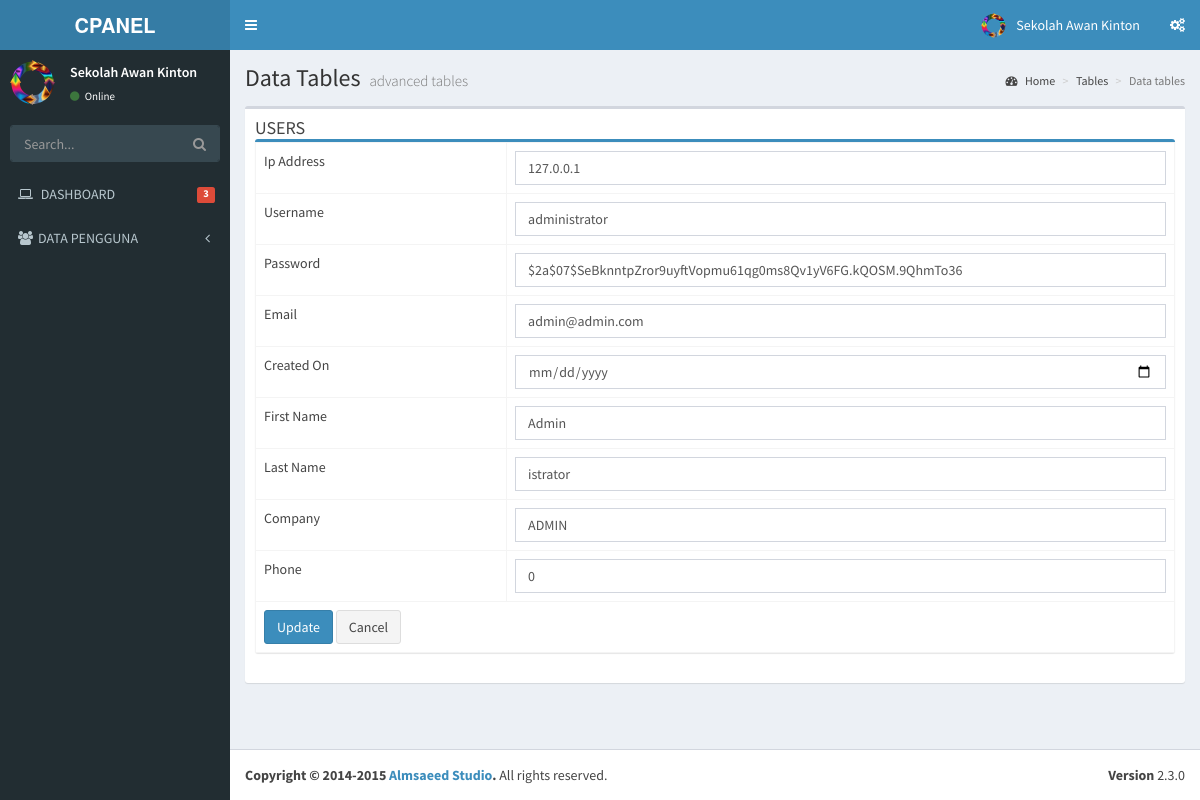
Screenshot of /users/update/1 with the database file from the repository.
### tables this page shows
CREATE TABLE `menu` (
  `id` int(11) NOT NULL,
  `name` varchar(50) NOT NULL,
  `link` varchar(50) NOT NULL,
  `icon` varchar(30) NOT NULL,
  `is_active` int(1) NOT NULL,
  `is_parent` int(1) NOT NULL
);

CREATE TABLE `users` (
  `id` int(11) UNSIGNED NOT NULL,
  `ip_address` varchar(15) NOT NULL,
  `username` varchar(100) DEFAULT NULL,
  `password` varchar(255) NOT NULL,
  `salt` varchar(255) DEFAULT NULL,
  `email` varchar(100) NOT NULL,
  `activation_code` varchar(40) DEFAULT NULL,
  `forgotten_password_code` varchar(40) DEFAULT NULL,
  `forgotten_password_time` int(11) UNSIGNED DEFAULT NULL,
  `remember_code` varchar(40) DEFAULT NULL,
  `created_on` int(11) UNSIGNED NOT NULL,
  `last_login` int(11) UNSIGNED DEFAULT NULL,
  `active` tinyint(1) UNSIGNED DEFAULT NULL,
  `first_name` varchar(50) DEFAULT NULL,
  `last_name` varchar(50) DEFAULT NULL,
  `company` varchar(100) DEFAULT NULL,
  `phone` varchar(20) DEFAULT NULL
);

### application/libraries/Template.php (called while the page is built)
<?php if ( ! defined('BASEPATH')) exit('No direct script access allowed');
class Template {
		var $template_data = array();
		function set($name, $value)
		{
			$this->template_data[$name] = $value;
		}
		function load($template = '', $view = '' , $view_data = array(), $return = FALSE)
		{
			$this->CI =& get_instance();
			$this->set('contents', $this->CI->load->view($view, $view_data, TRUE));
			return $this->CI->load->view($template, $this->template_data, $return);
		}
}

### application/controllers/Users.php (called while the page is built, shortened)
<?php
class Users extends CI_Controller
{
    public function update($id)
    {
        $row = $this->Users_model->get_by_id($id);
        if ($row) {
            $data = array(
                'button' => 'Update',
                'action' => site_url('users/update_action'),
		'id' => set_value('id', $row->id),
		'ip_address' => set_value('ip_address', $row->ip_address),
		'username' => set_value('username', $row->username),
		'password' => set_value('password', $row->password),
		'salt' => set_value('salt', $row->salt),
		'email' => set_value('email', $row->email),
		'activation_code' => set_value('activation_code', $row->activation_code),
		'forgotten_password_code' => set_value('forgotten_password_code', $row->forgotten_password_code),
		'forgotten_password_time' => set_value('forgotten_password_time', $row->forgotten_password_time),
		'remember_code' => set_value('remember_code', $row->remember_code),
		'created_on' => set_value('created_on', $row->created_on),
		'last_login' => set_value('last_login', $row->last_login),
		'active' => set_value('active', $row->active),
		'first_name' => set_value('first_name', $row->first_name),
		'last_name' => set_value('last_name', $row->last_name),
		'company' => set_value('company', $row->company),
		'phone' => set_value('phone', $row->phone),
	    );
            $this->template->load('template','users_form', $data);
        } else {
            $this->session->set_flashdata('message', 'Record Not Found');
            redirect(site_url('users'));
        }
    }
}

### index.php (called while the page is built, shortened)
<?php
require_once BASEPATH.'core/CodeIgniter.php';

### application/models/Users_model.php (called while the page is built, shortened)
<?php
class Users_model extends CI_Model
{
    public $table = 'users';
    public $id = 'id';
    function get_by_id($id)
    {
        $this->db->where($this->id, $id);
        return $this->db->get($this->table)->row();
    }
}

### application/views/users_form.php (the view, shortened to what this page needs)
    <section class='content'>
      <div class='row'>
        <div class='col-xs-12'>
          <div class='box'>
            <div class='box-header'>
              <h3 class='box-title'>USERS</h3>
                  <div class='box box-primary'>
    <form action="<?php echo $action; ?>" method="post"><table class='table table-bordered'>
 <tr><td>Ip Address <?php echo form_error('ip_address') ?></td>
        <td><input type="text" class="form-control" name="ip_address" id="ip_address" placeholder="Ip Address" value="<?php echo $ip_address; ?>" />
    </td>
 <tr><td>Username <?php echo form_error('username') ?></td>
        <td><input type="text" class="form-control" name="username" id="username" placeholder="Username" value="<?php echo $username; ?>" />
    </td>
 <tr><td>Password <?php echo form_error('password') ?></td>
        <td><input type="text" class="form-control" name="password" id="password" placeholder="Password" value="<?php echo $password; ?>" />
    </td>
 <tr><td>Email <?php echo form_error('email') ?></td>
        <td><input type="text" class="form-control" name="email" id="email" placeholder="Email" value="<?php echo $email; ?>" />
    </td>
 <tr><td>Created On <?php echo form_error('created_on') ?></td>
        <td><input type="date" class="form-control" name="created_on" id="created_on" placeholder="Created On" value="<?php echo $created_on; ?>" />
    </td>
 <tr><td>First Name <?php echo form_error('first_name') ?></td>
        <td><input type="text" class="form-control" name="first_name" id="first_name" placeholder="First Name" value="<?php echo $first_name; ?>" />
    </td>
 <tr><td>Last Name <?php echo form_error('last_name') ?></td>
        <td><input type="text" class="form-control" name="last_name" id="last_name" placeholder="Last Name" value="<?php echo $last_name; ?>" />
    </td>
 <tr><td>Company <?php echo form_error('company') ?></td>
        <td><input type="text" class="form-control" name="company" id="company" placeholder="Company" value="<?php echo $company; ?>" />
    </td>
 <tr><td>Phone <?php echo form_error('phone') ?></td>
        <td><input type="number" class="form-control" name="phone" id="phone" placeholder="Phone" value="<?php echo $phone; ?>" />
    </td>
 <tr><td colspan='2'><button type="submit" class="btn btn-primary"><?php echo $button ?></button>
 <a href="<?php echo site_url('users') ?>" class="btn btn-default">Cancel</a></td></tr>
</table></form>
</div>
          </div>
        </div>
      </div>
    </section>

### application/views/template.php (shortened to what this page needs)
<!DOCTYPE html>
<html>
    <head>
        <link rel="stylesheet" href="<?php echo base_url() ?>template/bootstrap/css/bootstrap.min.css">
        <link rel="stylesheet" href="<?php echo base_url() ?>template/font-awesome-4.4.0/css/font-awesome.min.css">
        <link rel="stylesheet" href="<?php echo base_url() ?>template/ionicons-2.0.1/css/ionicons.min.css">
        <link rel="stylesheet" href="<?php echo base_url() ?>template/plugins/datatables/dataTables.bootstrap.css">
        <link rel="stylesheet" href="<?php echo base_url() ?>template/dist/css/AdminLTE.min.css">
        <link rel="stylesheet" href="<?php echo base_url() ?>template/dist/css/skins/_all-skins.min.css">
    </head>
    <body class="hold-transition skin-blue sidebar-mini">
        <div class="wrapper">
            <header class="main-header">
                <a href="index2.html" class="logo">
                    <span class="logo-lg"><b>CPANEL</b></span>
                </a>
                <nav class="navbar navbar-static-top" role="navigation">
                    <a href="#" class="sidebar-toggle" data-toggle="offcanvas" role="button">
                    </a>
                    <div class="navbar-custom-menu">
                        <ul class="nav navbar-nav">
                            <li class="dropdown user user-menu">
                                <a href="#" class="dropdown-toggle" data-toggle="dropdown">
                                    <img src="<?php echo base_url()?>template/dist/img/logo.png" class="user-image" alt="User Image">
                                    <span class="hidden-xs">Sekolah Awan Kinton</span>
                                </a>
                            </li>
                            <li>
                                <a href="#" data-toggle="control-sidebar"><i class="fa fa-gears"></i></a>
                            </li>
                        </ul>
                    </div>
                </nav>
            </header>
            <aside class="main-sidebar">
                <section class="sidebar">
                    <div class="user-panel">
                        <div class="pull-left image">
                            <img src="<?php echo base_url()?>template/dist/img/logo.png" class="img-circle" alt="User Image">
                        </div>
                        <div class="pull-left info">
                            <p>Sekolah Awan Kinton</p>
                            <a href="#"><i class="fa fa-circle text-success"></i> Online</a>
                        </div>
                    </div>
                    <form action="#" method="get" class="sidebar-form">
                        <div class="input-group">
                            <input type="text" name="q" class="form-control" placeholder="Search...">
                            <span class="input-group-btn">
                                <button type="submit" name="search" id="search-btn" class="btn btn-flat"><i class="fa fa-search"></i></button>
                            </span>
                        </div>
                    </form>
                    <ul class="sidebar-menu">
                        <li>
                            <a href="<?php echo site_url('dashboard') ?>">
                                <i class="fa fa-laptop"></i> <span>DASHBOARD</span>
                                <small class="label pull-right bg-red">3</small>
                            </a>
                        </li>
                        <?php
                        $menu = $this->db->get_where('menu', array('is_parent' => 0,'is_active'=>1));
                        foreach ($menu->result() as $m) {
                            $submenu = $this->db->get_where('menu',array('is_parent'=>$m->id,'is_active'=>1));
                            if($submenu->num_rows()>0){
                                echo "<li class='treeview'>
                                    ".anchor('#',  "<i class='$m->icon'></i>".strtoupper($m->name).' <i class="fa fa-angle-left pull-right"></i>')."
                                        <ul class='treeview-menu'>";
                                   echo"</ul>
                                    </li>";
                            }else{
                                echo "<li>" . anchor($m->link, "<i class='$m->icon'></i> <span>" . strtoupper($m->name)) . "</span></li>";
                            }
                        }
                        ?>
                    </ul>
                </section>
            </aside>
            <div class="content-wrapper">
                <section class="content-header">
                    <h1>
                        Data Tables
                        <small>advanced tables</small>
                    </h1>
                    <ol class="breadcrumb">
                        <li><a href="#"><i class="fa fa-dashboard"></i> Home</a></li>
                        <li><a href="#">Tables</a></li>
                        <li class="active">Data tables</li>
                    </ol>
                </section>
                <?php
                echo $contents;
                ?>
            </div>
            <footer class="main-footer">
                <div class="pull-right hidden-xs">
                    <b>Version</b> 2.3.0
                </div>
                <strong>Copyright &copy; 2014-2015 <a href="http://almsaeedstudio.com">Almsaeed Studio</a>.</strong> All rights reserved.
            </footer>
        </div>
    </body>
</html>

### rows the page displays
menu: icon+name "DATA PENGGUNA"
users: ip_address "127.0.0.1", username "administrator", password "$2a$07$SeBknntpZror9uyftVopmu61qg0ms8Qv1yV6FG.kQOSM.9QhmTo36", email "admin@admin.com", first_name "Admin", last_name "istrator", company "ADMIN", phone "0"

### other values shown
$button "Update"
